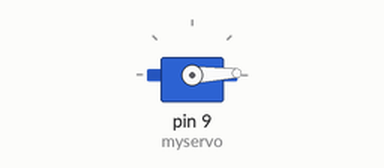
This sketch was run on a simulated Arduino Uno, built with avr-gcc and run on an emulated ATmega328P. On the bench: servo.

Above: at 0.05 s.
At 1.75 s:
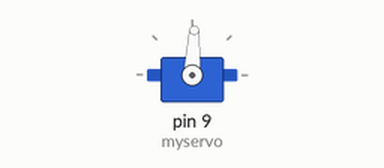
At 3.45 s:
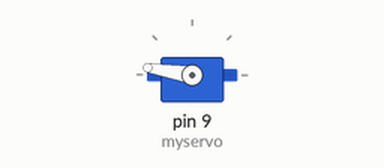
At 6.9 s:
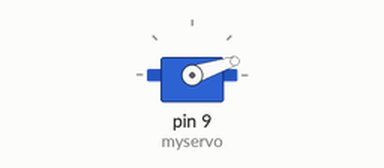
Timing chart, 0 to 9.4 s (numbered marks = the images above):
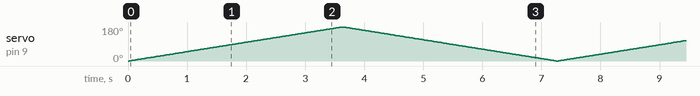

The sketch:

_08_sweep_both.ino
```cpp
#include <Servo.h>       //This tells us how to use a servo

Servo myservo;           //Create a servo object

void setup() {
  // put your setup code here, to run once:
  myservo.attach(9);     //Attach servo to pin 9
  myservo.write(0);      //Move servo to 0 degrees
}

void loop() {
  // put your main code here, to run repeatedly:
  for(int ii=0;ii<=180;++ii) {
    myservo.write(ii);   //Move servo to ii degrees
    delay(20);           //Wait a bit so the human eye.
  }
  for(int ii=180;ii>=0;--ii) {
    myservo.write(ii);   //Move servo to ii degrees
    delay(20);           //Wait a bit so the human eye.
  }
}
```
